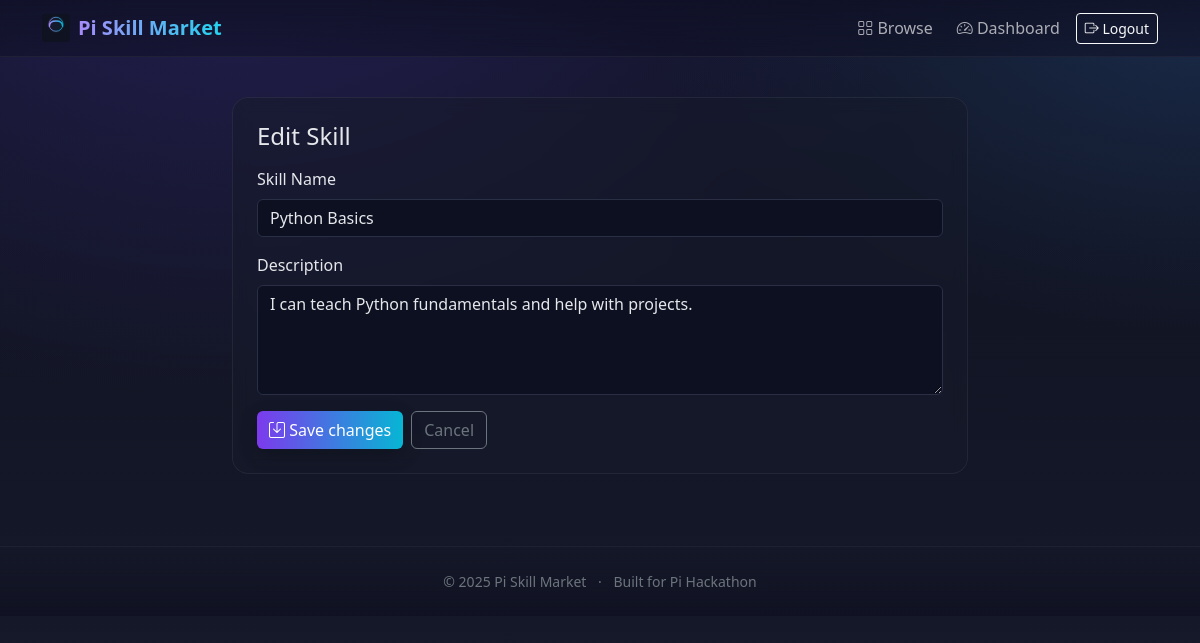
The app's page /edit_skill/1 (signed in) with its own data.
### app.py (models this page shows, shortened)
class Skill(db.Model):
    id = db.Column(db.Integer, primary_key=True)
    name = db.Column(db.String(150), nullable=False)         # used in templates as s.name
    description = db.Column(db.String(600), nullable=False)
    created_at = db.Column(db.DateTime, default=datetime.utcnow)
    user_id = db.Column(db.Integer, db.ForeignKey("user.id"), nullable=False)

### app.py (the view, shortened to what this page needs)
@app.route("/edit_skill/<int:skill_id>", methods=["GET", "POST"])
@login_required
def edit_skill(skill_id):
    skill = Skill.query.get_or_404(skill_id)
    if skill.user_id != current_user.id:
        flash("Unauthorized action.", "danger")
        return redirect(url_for("dashboard"))
    return render_template("edit_skill.html", skill=skill)

### app.py (called while the page is built)
@login_manager.user_loader
def load_user(user_id):
    return User.query.get(int(user_id))

### templates/edit_skill.html (shortened to what this page needs)
{% extends "base.html" %}
{% block content %}
<div class="row justify-content-center">
  <div class="col-md-8">
    <div class="p-4 glass-card fade-in">
      <h4 class="mb-3">Edit Skill</h4>
      <form method="POST" action="{{ url_for('edit_skill', skill_id=skill.id) }}">
        <div class="mb-3">
          <label class="form-label">Skill Name</label>
          <input type="text" class="form-control" name="name" value="{{ skill.name }}" required>
        </div>
        <div class="mb-3">
          <label class="form-label">Description</label>
          <textarea class="form-control" name="description" rows="4" required>{{ skill.description }}</textarea>
        </div>
        <div class="d-flex gap-2">
          <button class="btn btn-primary" type="submit"><i class="bi bi-save"></i> Save changes</button>
          <a class="btn btn-outline-secondary" href="{{ url_for('dashboard') }}">Cancel</a>
        </div>
      </form>
    </div>
  </div>
</div>
{% endblock %}

### static/style.css (style rules this page uses)
:root { --bg1:#0f1220; --bg2:#171a2b; --card:#161a2a80; --glass:#ffffff10; --accent:#a78bfa; --accent2:#22d3ee; --text:#e5e7eb; --muted:#9ca3af; }
* { box-sizing:border-box }
html,body { height:100%; background: radial-gradient(1200px 800px at 20% -10%, #241f52 0%, transparent 60%), radial-gradient(1000px 600px at 100% 0%, #1a2b4a 0%, transparent 55%), linear-gradient(180deg, var(--bg1), var(--bg2)); color:var(--text); margin:0; font-family: system-ui, -apple-system, "Segoe UI", Roboto, Inter, Arial, "Noto Sans", sans-serif; }
.glass-card { background: var(--card); border: 1px solid var(--glass); border-radius: 16px; backdrop-filter: blur(8px); }
.btn-primary, .btn-success, .btn-warning { border:0; box-shadow: 0 6px 20px #00000033; }
.btn-primary { background: linear-gradient(90deg, #7c3aed, #06b6d4); }
.form-control, .form-select, textarea { background:#0c1020; border:1px solid #2a2f45; color:var(--text); }
.fade-in { animation:fade .6s ease both; }
a { color:#a5b4fc; text-decoration:none }

### records on screen
Skill: name "Python Basics", description "I can teach Python fundamentals and help with projects."

### other values on screen
{{ 2025 }} "2025"
